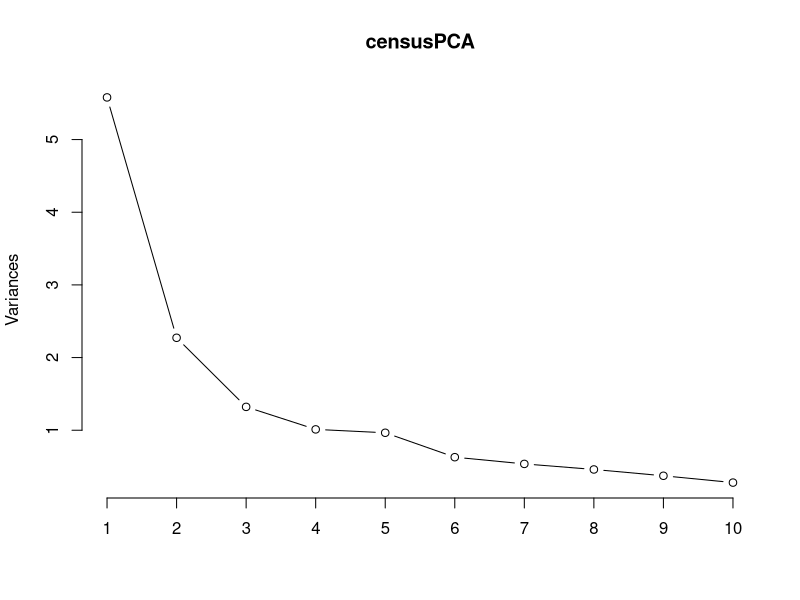
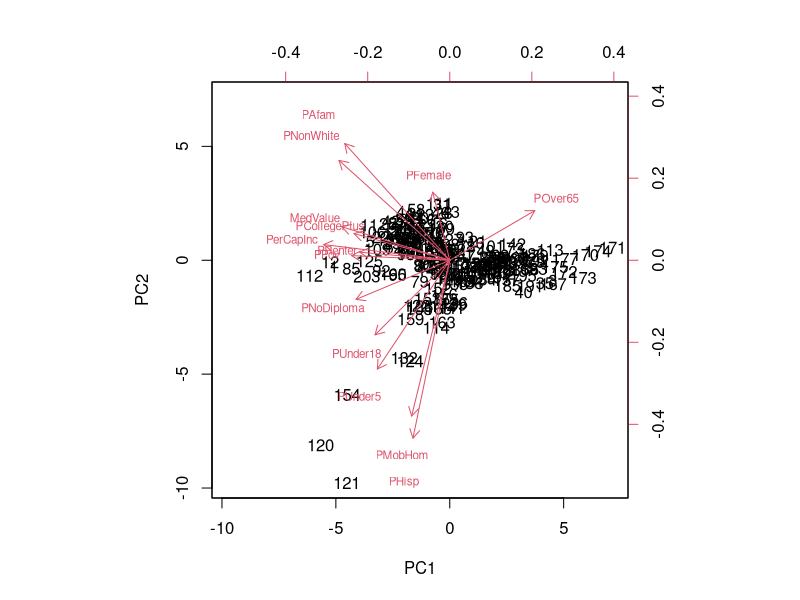
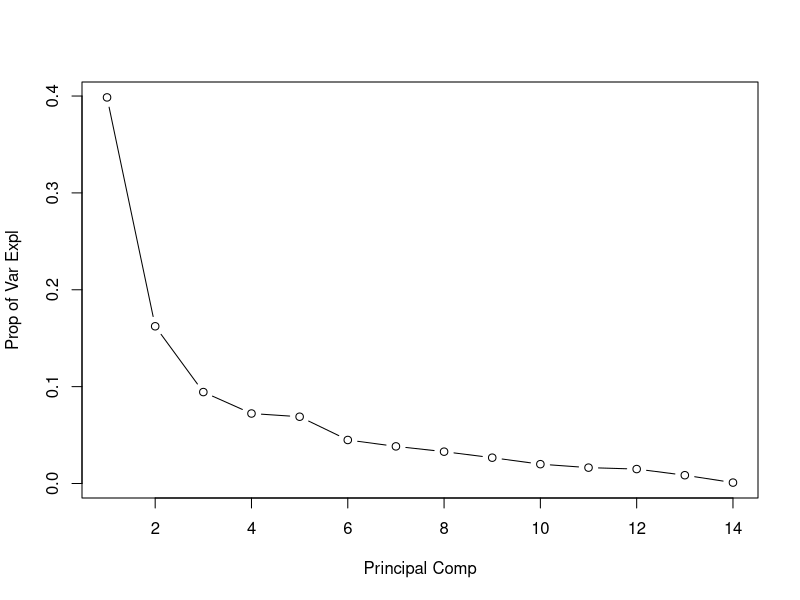
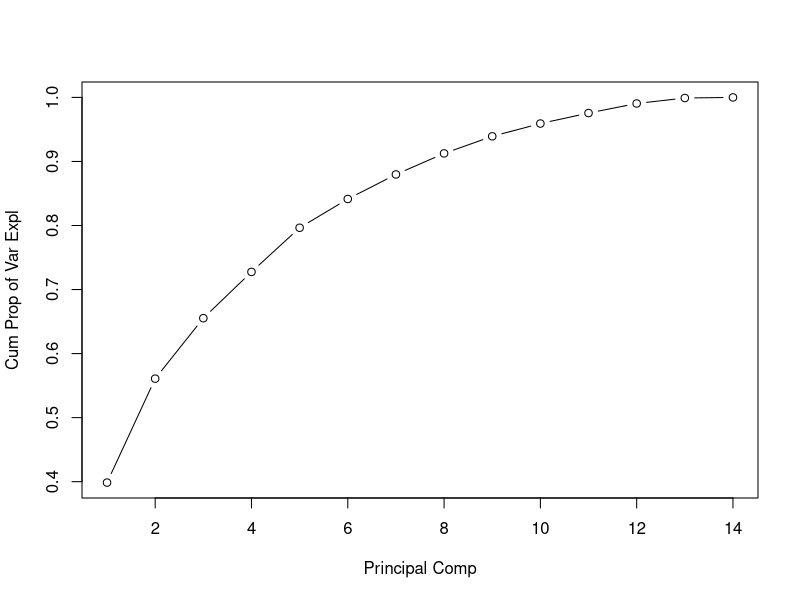
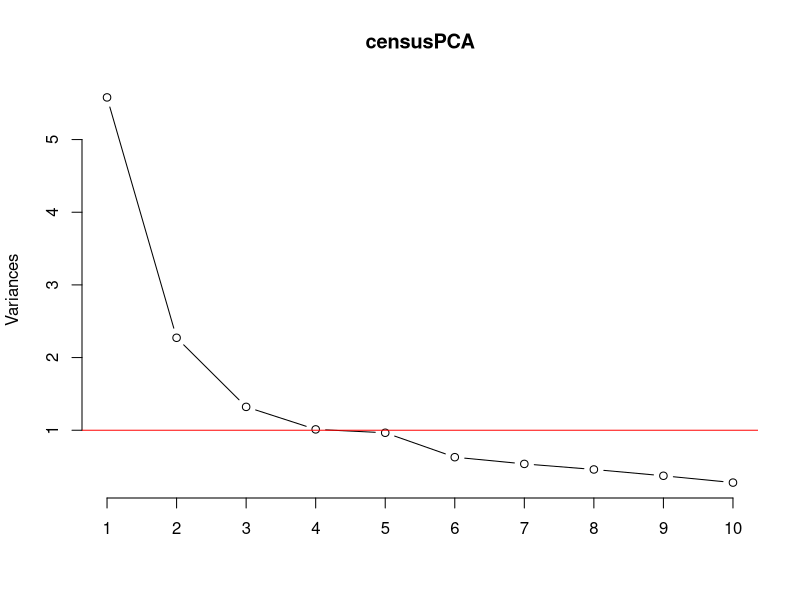

These figures' R source, in order: (Note: this script raises an error after producing the figures.)
library(tidyverse)

setwd("~/Documents/GitHub/ChathamData")

#----construct a weighted social vulnerability index from census data----
census <- read_csv("censusClean.csv", na="")
census <- as_data_frame(census)
#replace missing values with median
sapply(census,function(x) sum(is.na(x)))
census$PerCapInc[is.na(census$PerCapInc)] <- median(census$PerCapInc,na.rm = T)
census$MedValue[is.na(census$MedValue)] <- median(census$MedValue,na.rm = T)

#reverse direction of vars so higher values for all = higher vuln
census_trans <- transform(census,
                          PCollegePlus=-PCollegePlus,
                          MedValue = -MedValue,
                          PerCapInc = -PerCapInc)

all <- census_trans[,5:18]
#apply pca
censusPCA <- prcomp(all,
                    center = TRUE,
                    scale. = TRUE)

#look at results in different ways
print(censusPCA)
plot(censusPCA, type = "lines")
summary(censusPCA)
biplot(censusPCA, scale=0, cex=c(1,0.7))

#compute st. dev. and variance
stddev <- censusPCA$sdev
pr_var <- stddev^2
pr_var[1:10]

#scree plot
propvarex <- pr_var/sum(pr_var) #proportion of variance explained by each component
propvarex
plot(propvarex, xlab = "Principal Comp", ylab = "Prop of Var Expl", type = "b")
plot(cumsum(propvarex), xlab = "Principal Comp", ylab = "Cum Prop of Var Expl", type = "b")

#Kaiser criterion
plot(censusPCA, type="line")
abline(h=1,col="red")
censusPCA$sdev^2
#4 components meet the criterion 

#varimax rotation
PCArot <- censusPCA$rotation[,1:4]
vmx <- varimax(PCArot,normalize=FALSE)

#scores
scores<-top4<-censusPCA$x[,1:4]
scoresTrans <- transform(as_data_frame(scores),PC1=-PC1) #change cardinality of PC1

#apply varimax rotation to scores
scores_rotate <- as.matrix(scoresTrans) %*% vmx$rotmat

#use proportion of variance explained as weighting scheme
var_perc<-data.matrix(propvarex[1:4])

#calculate weighted sum and apply z standardization
sumscores<-scale(data.matrix(scores_rotate)  %*% var_perc)
Svi <- cbind(census_trans[,(1:4)],sumscores)

#write to csv
write.csv(Svi,file = "svi_output.csv",row.names = FALSE)


#----use logit model to check for relationships in survey data----

survey <- read_csv("survey.csv", na="")
survey <- as_data_frame(survey)
#logit model for demog vars
model <- glm(as.factor(PCNoRecovB) ~ Age_Cat+Hincome+
               as.factor(Education)+as.factor(Ethnicity)+as.factor(HomeLang)+as.factor(Gender), 
             family = binomial(link='logit'), data = survey)

summary(model)
#logit model for perception vars
model3 <- glm(as.factor(PCNoRecovB) ~ PCAbleMov+ARelocate+
                KnowEstab+SLRPers+SSDPers+Aprotect+PCUnexp, 
              family = binomial(link='logit'), data = survey)
summary(model3)

model4 <- glm(as.factor(ANoRecovB) ~ PCAbleMov+ARelocate+
                KnowEstab+SLRPers+SSDPers+Aprotect+PCUnexp, 
              family = binomial(link='logit'), data = survey)
summary(model4)

#----use linear regression to test whether any census vars are related to SVI scores
surveySVI <- read_csv("surveySVI.csv", na = "")
surveydf <- as_data_frame(surveySVI)

surv <- select(surveydf, Evacuate,KnowEstab,SLRPers,SSDPers,ARelocate,Aprotect,ANoRecover,PCAbleMov,PCNoRecov,Age_Cat,Hincome,Education,Ethnicity,HomeLang,FldRisk,Gender,SVI)

fit1 <- lm(SVI ~ as.factor(PCNoRecov), data=surv)
fit2 <- lm(SVI ~ as.factor(ANoRecover),data=surv)
fit3 <- lm(SVI ~ as.factor(PCAbleMov),data=surv)
fit4 <- lm(SVI ~ as.factor(Aprotect),data=surv)
fit5 <- lm(SVI ~ as.factor(ARelocate),data=surv)
fit6 <- lm(SVI ~ as.factor(Hincome),data=surv)
fit7 <- lm(SVI ~ as.factor(Education),data=surv)
fit8 <- lm(SVI ~ as.factor(Ethnicity),data=surv)
fit9 <- lm(SVI ~ ANoRecover, data=surv)

summary(fit1)
summary(fit2)
summary(fit3)
summary(fit4)
summary(fit5)
summary(fit6)
summary(fit7)
summary(fit8)
summary(fit9)









